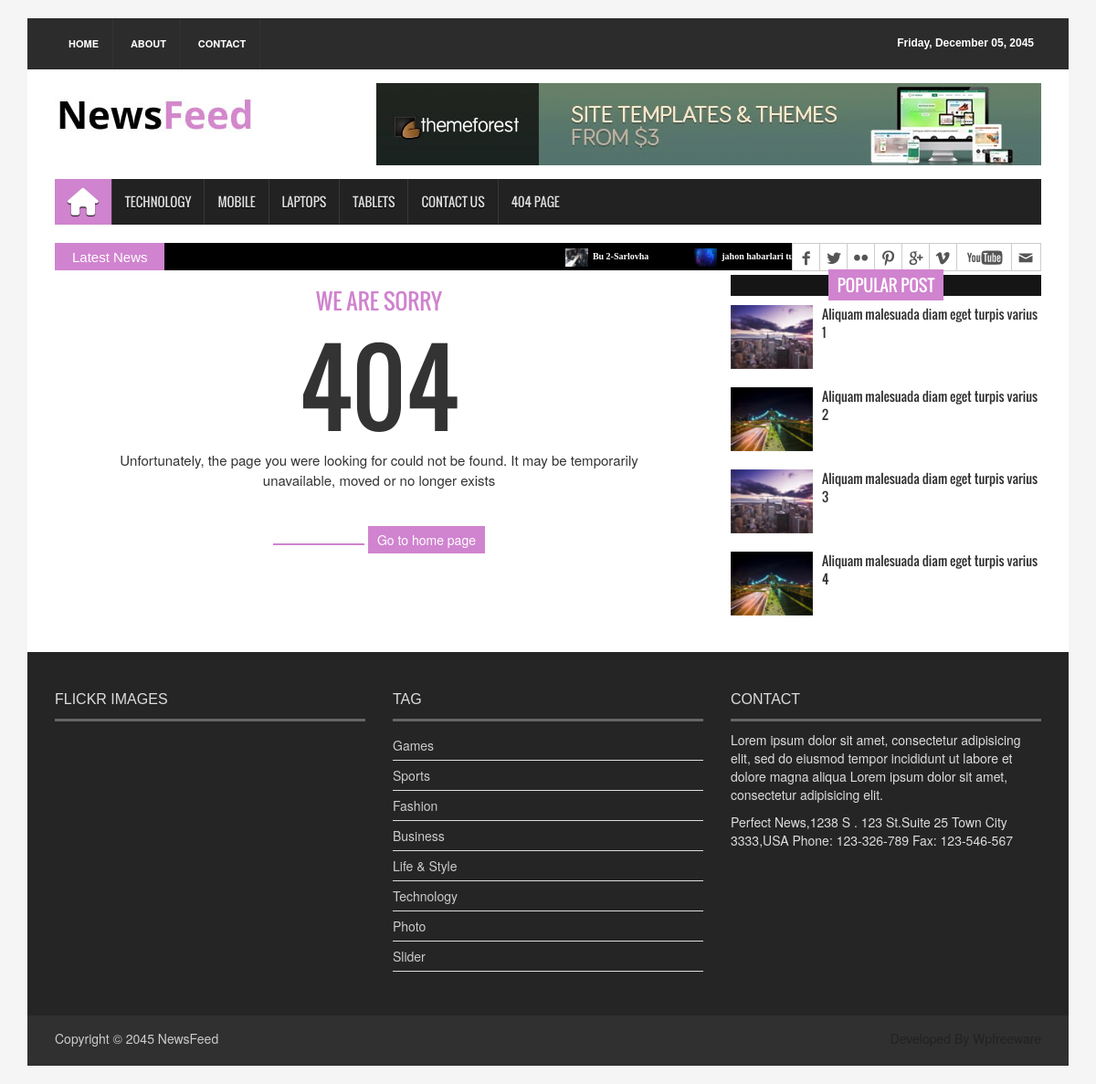
/xatolik/, run on an earlier commit of the app's database.
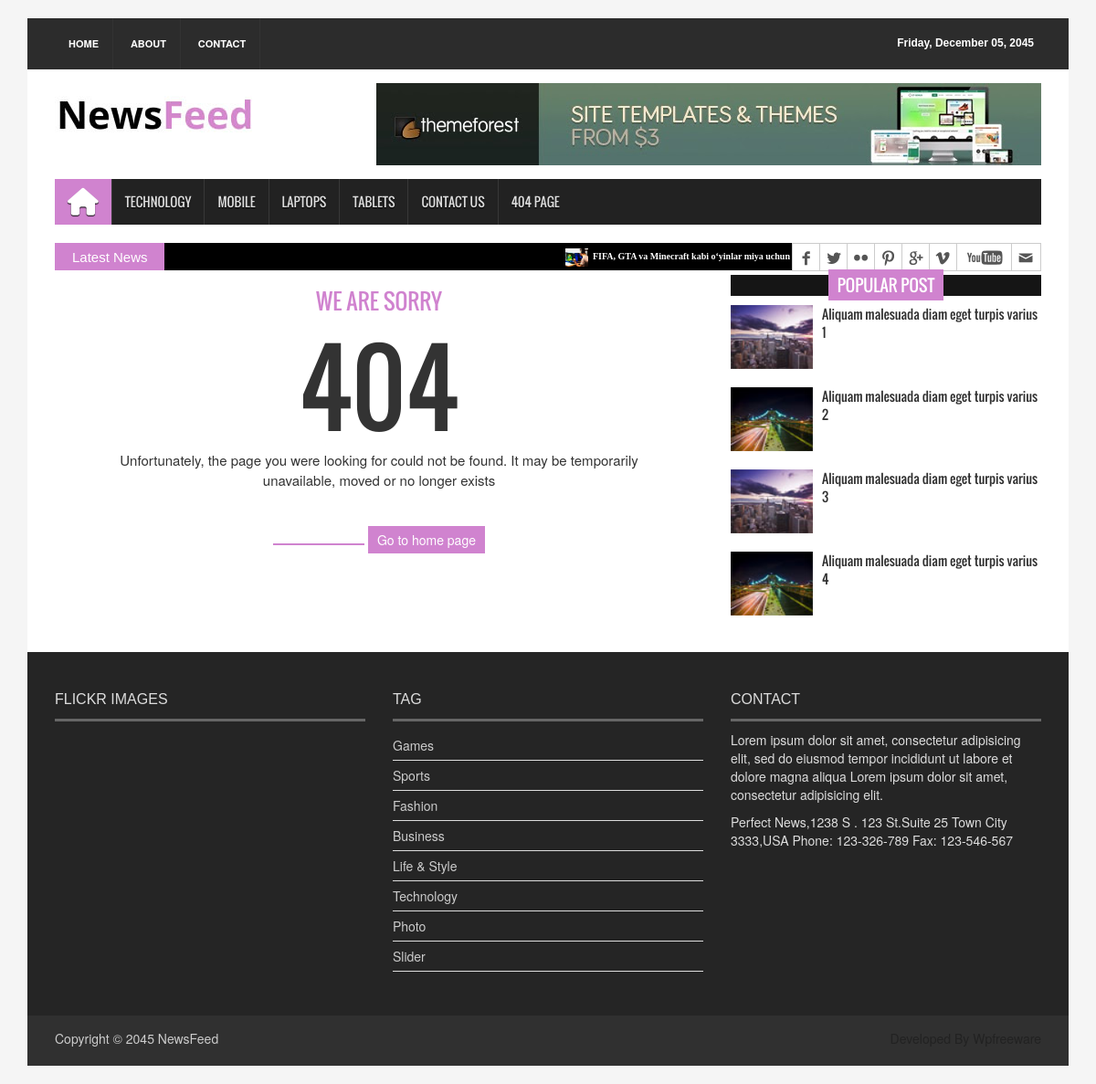
And on a later commit of the database.
### new_app/models.py (models this page shows, shortened)
class News(models.Model):
    class Status(models.TextChoices):
        DRAFT = 'DF', 'Draft'
        PUBLISHED = 'PB', 'Published'
    title = models.CharField(max_length=250)
    slug = models.SlugField(max_length=250)
    body = models.TextField()
    image = models.ImageField(upload_to='news/images')
    category = models.ForeignKey(Category,
                                 on_delete=models.CASCADE)
    publish_time = models.DateTimeField(default=timezone.now)
    created_time = models.DateTimeField(auto_now_add=True)
    updated_time = models.DateTimeField(auto_now=True)
    status = models.CharField(max_length=2,
                              choices=Status.choices,
                              default=Status.DRAFT
                              )
    objects = models.Manager()
    published = PublishedManager()
    class Meta:
        ordering = ('-publish_time',) #-published_time'

### new_app/views.py (the view)
# urls.py: path('xatolik/', XatolikPageView, name='xatolik_view'),
def XatolikPageView(request):
    context = {}
    return  render(request, 'news/404.html', context)

### new_app/context_processor.py (called while the page is built)
def latest_news(request):
	latest_news = News.published.all().order_by("-publish_time")[:10]
	context = {
		'latest_news': latest_news
	}
	return context

### new_app/models.py (called while the page is built)
    def get_queryset(self):
        return super().get_queryset().filter(status=News.Status.PUBLISHED )

### templates/news/404.html (shortened to what this page needs)
{% extends 'news/base.html' %}
{% load static %}
{% block content %}
  <section id="contentSection">
    <div class="row">
      <div class="col-lg-8 col-md-8 col-sm-8">
        <div class="left_content">
          <div class="error_page">
            <h3>We Are Sorry</h3>
            <h1>404</h1>
            <p>Unfortunately, the page you were looking for could not be found. It may be temporarily unavailable, moved or no longer exists</p>
            <span></span> <a href="../index.html" class="wow fadeInLeftBig">Go to home page</a> </div>
        </div>
      </div>
      <div class="col-lg-4 col-md-4 col-sm-4">
        <aside class="right_content">
          <div class="single_sidebar">
            <h2><span>Popular Post</span></h2>
            <ul class="spost_nav">
              <li>
                <div class="media wow fadeInDown"> <a href="single_page.html" class="media-left"> <img alt="" src="{% static 'images/post_img1.jpg' %}"> </a>
                  <div class="media-body"> <a href="single_page.html" class="catg_title"> Aliquam malesuada diam eget turpis varius 1</a> </div>
                </div>
              </li>
              <li>
                <div class="media wow fadeInDown"> <a href="single_page.html" class="media-left"> <img alt="" src="{% static 'images/post_img2.jpg' %}"> </a>
                  <div class="media-body"> <a href="single_page.html" class="catg_title"> Aliquam malesuada diam eget turpis varius 2</a> </div>
                </div>
              </li>
              <li>
                <div class="media wow fadeInDown"> <a href="single_page.html" class="media-left"> <img alt="" src="{% static 'images/post_img1.jpg' %}"> </a>
                  <div class="media-body"> <a href="single_page.html" class="catg_title"> Aliquam malesuada diam eget turpis varius 3</a> </div>
                </div>
              </li>
              <li>
                <div class="media wow fadeInDown"> <a href="single_page.html" class="media-left"> <img alt="" src="{% static 'images/post_img2.jpg' %}"> </a>
                  <div class="media-body"> <a href="single_page.html" class="catg_title"> Aliquam malesuada diam eget turpis varius 4</a> </div>
                </div>
              </li>
            </ul>
          </div>
        </aside>
      </div>
    </div>
  </section>
    {% endblock content %}

### templates/news/base.html (shortened to what the changed rows need)
 {% load static %}
<!DOCTYPE html>
<html>
<head>
<link rel="stylesheet" type="text/css" href="{% static 'css/bootstrap.min.css'%}">
<link rel="stylesheet" type="text/css" href="{% static 'css/font-awesome.min.css' %}">
<link rel="stylesheet" type="text/css" href="{% static 'css/animate.css' %}">
<link rel="stylesheet" type="text/css" href="{% static 'css/font.css' %}">
<link rel="stylesheet" type="text/css" href="{% static 'css/li-scroller.css' %}">
<link rel="stylesheet" type="text/css" href="{% static 'css/slick.css' %}">
<link rel="stylesheet" type="text/css" href="{% static 'css/jquery.fancybox.css' %}">
<link rel="stylesheet" type="text/css" href="{% static 'css/theme.css' %}">
<link rel="stylesheet" type="text/css" href="{% static 'css/style.css' %}">
</head>
<body>
<div class="container">
  <section id="newsSection">
    <div class="row">
      <div class="col-lg-12 col-md-12">
        <div class="latest_newsarea"> <span>Latest News</span>
          <ul id="ticker01" class="news_sticker">
			{% for news in latest_news %}
            <li><a href="{% url 'new_detail_page' news.pk %}"><img src="{{ news.image.url}}" alt="">{{ news.title }}</a></li>
			{% endfor %}
          </ul>
        </div>
      </div>
    </div>
  </section>
  {% block content %}
  {% endblock content %}
    <footer id="footer">
    <div class="footer_top">
      <div class="row">
        <div class="col-lg-4 col-md-4 col-sm-4">
          <div class="footer_widget wow fadeInLeftBig">
            <h2>Flickr Images</h2>
          </div>
        </div>
        <div class="col-lg-4 col-md-4 col-sm-4">
          <div class="footer_widget wow fadeInDown">
            <h2>Tag</h2>
          </div>
        </div>
        <div class="col-lg-4 col-md-4 col-sm-4">
          <div class="footer_widget wow fadeInRightBig">
            <h2>Contact</h2>
          </div>
        </div>
      </div>
    </div>
  </footer>
</div>
</body>

What changed in the data, as far as the page shows it:
removed News: image (picture), title "Bu 2-Sarlovha"
removed News: image (placeholder picture), title "jahon habarlari turkumi"
added News: image (picture), title "FIFA, GTA va Minecraft kabi o‘yinlar miya uchun foydali — tadqiqot"
